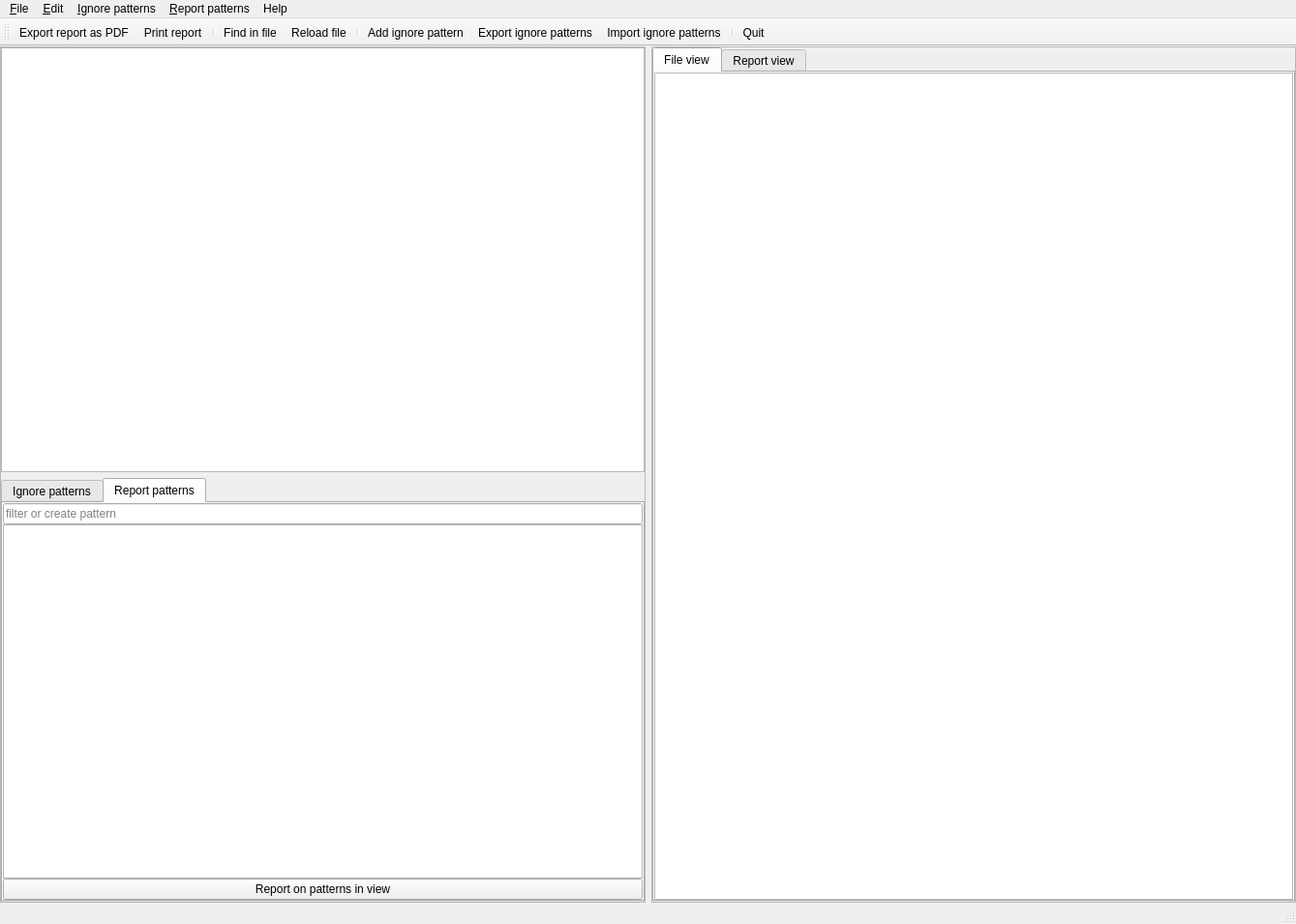
<?xml version="1.0" encoding="UTF-8"?>
<ui version="4.0">
 <class>MainWindow</class>
 <widget class="QMainWindow" name="MainWindow">
  <property name="geometry">
   <rect>
    <x>0</x>
    <y>0</y>
    <width>1339</width>
    <height>955</height>
   </rect>
  </property>
  <property name="windowTitle">
   <string>Log Analyzer</string>
  </property>
  <property name="windowIcon">
   <iconset resource="media.qrc">
    <normaloff>:/LogAnalyzer.svg</normaloff>:/LogAnalyzer.svg</iconset>
  </property>
  <widget class="QWidget" name="centralWidget">
   <layout class="QGridLayout" name="gridLayout">
    <property name="leftMargin">
     <number>0</number>
    </property>
    <property name="topMargin">
     <number>0</number>
    </property>
    <property name="rightMargin">
     <number>0</number>
    </property>
    <property name="bottomMargin">
     <number>0</number>
    </property>
    <item row="0" column="0">
     <widget class="QFrame" name="controlFrame">
      <property name="frameShape">
       <enum>QFrame::StyledPanel</enum>
      </property>
      <property name="frameShadow">
       <enum>QFrame::Raised</enum>
      </property>
      <layout class="QVBoxLayout" name="verticalLayout">
       <property name="leftMargin">
        <number>0</number>
       </property>
       <property name="topMargin">
        <number>0</number>
       </property>
       <property name="rightMargin">
        <number>0</number>
       </property>
       <property name="bottomMargin">
        <number>0</number>
       </property>
       <item>
        <widget class="QListWidget" name="fileListWidget">
         <property name="minimumSize">
          <size>
           <width>300</width>
           <height>0</height>
          </size>
         </property>
         <property name="toolTip">
          <string>drop log files here</string>
         </property>
         <property name="selectionMode">
          <enum>QAbstractItemView::ExtendedSelection</enum>
         </property>
        </widget>
       </item>
       <item>
        <widget class="QTabWidget" name="toolTabWidget">
         <property name="currentIndex">
          <number>1</number>
         </property>
         <widget class="QWidget" name="ignorePatternTab">
          <attribute name="title">
           <string>Ignore patterns</string>
          </attribute>
          <layout class="QGridLayout" name="gridLayout_3">
           <property name="leftMargin">
            <number>0</number>
           </property>
           <property name="topMargin">
            <number>0</number>
           </property>
           <property name="rightMargin">
            <number>0</number>
           </property>
           <property name="bottomMargin">
            <number>0</number>
           </property>
           <property name="verticalSpacing">
            <number>0</number>
           </property>
           <item row="1" column="0">
            <widget class="QListWidget" name="ignorePatternsListWidget">
             <property name="toolTip">
              <string>regular expressions are used here</string>
             </property>
             <property name="dragEnabled">
              <bool>true</bool>
             </property>
             <property name="dragDropMode">
              <enum>QAbstractItemView::InternalMove</enum>
             </property>
             <property name="alternatingRowColors">
              <bool>true</bool>
             </property>
             <property name="selectionMode">
              <enum>QAbstractItemView::ExtendedSelection</enum>
             </property>
             <property name="wordWrap">
              <bool>true</bool>
             </property>
            </widget>
           </item>
           <item row="0" column="0">
            <widget class="QLineEdit" name="ignorePatternFilterLineEdit">
             <property name="placeholderText">
              <string>filter or create pattern</string>
             </property>
            </widget>
           </item>
           <item row="2" column="0">
            <widget class="QPushButton" name="removeIgnoredPatternsButton">
             <property name="text">
              <string>Remove ignored patterns from text</string>
             </property>
             <property name="icon">
              <iconset theme="list-remove" resource="media.qrc">
               <normaloff>:/media/list-remove.svg</normaloff>:/media/list-remove.svg</iconset>
             </property>
            </widget>
           </item>
          </layout>
         </widget>
         <widget class="QWidget" name="reportPatternTab">
          <attribute name="title">
           <string>Report patterns</string>
          </attribute>
          <layout class="QGridLayout" name="gridLayout_4">
           <property name="leftMargin">
            <number>0</number>
           </property>
           <property name="topMargin">
            <number>0</number>
           </property>
           <property name="rightMargin">
            <number>0</number>
           </property>
           <property name="bottomMargin">
            <number>0</number>
           </property>
           <property name="verticalSpacing">
            <number>0</number>
           </property>
           <item row="0" column="0">
            <widget class="QLineEdit" name="reportPatternFilterLineEdit">
             <property name="placeholderText">
              <string>filter or create pattern</string>
             </property>
            </widget>
           </item>
           <item row="1" column="0">
            <widget class="QListWidget" name="reportPatternsListWidget">
             <property name="toolTip">
              <string>regular expressions are used here, use brackets to get mutliple lines of matches per expression</string>
             </property>
             <property name="dragEnabled">
              <bool>true</bool>
             </property>
             <property name="dragDropMode">
              <enum>QAbstractItemView::InternalMove</enum>
             </property>
             <property name="alternatingRowColors">
              <bool>true</bool>
             </property>
             <property name="selectionMode">
              <enum>QAbstractItemView::ExtendedSelection</enum>
             </property>
             <property name="wordWrap">
              <bool>true</bool>
             </property>
            </widget>
           </item>
           <item row="2" column="0">
            <widget class="QPushButton" name="reportPatternsButton">
             <property name="text">
              <string>Report on patterns in view</string>
             </property>
             <property name="icon">
              <iconset theme="edit-find" resource="media.qrc">
               <normaloff>:/media/edit-find.svg</normaloff>:/media/edit-find.svg</iconset>
             </property>
            </widget>
           </item>
          </layout>
         </widget>
        </widget>
       </item>
      </layout>
     </widget>
    </item>
    <item row="0" column="1">
     <widget class="QFrame" name="editFrame">
      <property name="frameShape">
       <enum>QFrame::StyledPanel</enum>
      </property>
      <property name="frameShadow">
       <enum>QFrame::Raised</enum>
      </property>
      <layout class="QGridLayout" name="gridLayout_2">
       <property name="leftMargin">
        <number>0</number>
       </property>
       <property name="topMargin">
        <number>0</number>
       </property>
       <property name="rightMargin">
        <number>0</number>
       </property>
       <property name="bottomMargin">
        <number>0</number>
       </property>
       <item row="0" column="0">
        <widget class="QTabWidget" name="viewTabWidget">
         <property name="currentIndex">
          <number>0</number>
         </property>
         <widget class="QWidget" name="fileViewTab">
          <attribute name="title">
           <string>File view</string>
          </attribute>
          <layout class="QGridLayout" name="gridLayout_5">
           <property name="leftMargin">
            <number>0</number>
           </property>
           <property name="topMargin">
            <number>0</number>
           </property>
           <property name="rightMargin">
            <number>0</number>
           </property>
           <property name="bottomMargin">
            <number>0</number>
           </property>
           <item row="0" column="0">
            <widget class="QPlainTextEdit" name="fileTextEdit">
             <property name="readOnly">
              <bool>true</bool>
             </property>
            </widget>
           </item>
          </layout>
         </widget>
         <widget class="QWidget" name="reportViewTab">
          <attribute name="title">
           <string>Report view</string>
          </attribute>
          <layout class="QGridLayout" name="gridLayout_6">
           <property name="leftMargin">
            <number>0</number>
           </property>
           <property name="topMargin">
            <number>0</number>
           </property>
           <property name="rightMargin">
            <number>0</number>
           </property>
           <property name="bottomMargin">
            <number>0</number>
           </property>
           <item row="0" column="0">
            <widget class="QTextEdit" name="reportTextEdit">
             <property name="readOnly">
              <bool>true</bool>
             </property>
             <property name="html">
              <string>&lt;!DOCTYPE HTML PUBLIC &quot;-//W3C//DTD HTML 4.0//EN&quot; &quot;http://www.w3.org/TR/REC-html40/strict.dtd&quot;&gt;
&lt;html&gt;&lt;head&gt;&lt;meta name=&quot;qrichtext&quot; content=&quot;1&quot; /&gt;&lt;style type=&quot;text/css&quot;&gt;
p, li { white-space: pre-wrap; }
&lt;/style&gt;&lt;/head&gt;&lt;body style=&quot; font-family:'Sans Serif'; font-size:9pt; font-weight:400; font-style:normal;&quot;&gt;
&lt;p style=&quot;-qt-paragraph-type:empty; margin-top:0px; margin-bottom:0px; margin-left:0px; margin-right:0px; -qt-block-indent:0; text-indent:0px;&quot;&gt;&lt;br /&gt;&lt;/p&gt;&lt;/body&gt;&lt;/html&gt;</string>
             </property>
            </widget>
           </item>
          </layout>
         </widget>
        </widget>
       </item>
      </layout>
     </widget>
    </item>
   </layout>
  </widget>
  <widget class="QMenuBar" name="menuBar">
   <property name="geometry">
    <rect>
     <x>0</x>
     <y>0</y>
     <width>1339</width>
     <height>28</height>
    </rect>
   </property>
   <widget class="QMenu" name="menuFile">
    <property name="title">
     <string>&amp;File</string>
    </property>
    <addaction name="action_Export_report_as_PDF"/>
    <addaction name="action_Print_report"/>
    <addaction name="separator"/>
    <addaction name="action_Quit"/>
   </widget>
   <widget class="QMenu" name="menuEdit">
    <property name="title">
     <string>&amp;Edit</string>
    </property>
    <addaction name="action_Find_in_file"/>
    <addaction name="action_Reload_file"/>
   </widget>
   <widget class="QMenu" name="menuIgnore_patterns">
    <property name="title">
     <string>&amp;Ignore patterns</string>
    </property>
    <addaction name="actionAdd_ignore_pattern"/>
    <addaction name="actionExport_ignore_patterns"/>
    <addaction name="actionImport_ignore_patterns"/>
   </widget>
   <widget class="QMenu" name="menu_Report_patterns">
    <property name="title">
     <string>&amp;Report patterns</string>
    </property>
    <addaction name="actionAdd_report_pattern"/>
    <addaction name="actionExport_report_patterns"/>
    <addaction name="actionImport_report_patterns"/>
   </widget>
   <widget class="QMenu" name="menuHelp">
    <property name="title">
     <string>Help</string>
    </property>
    <addaction name="actionShow_changelog"/>
    <addaction name="actionReport_issues"/>
    <addaction name="actionShow_releases"/>
   </widget>
   <addaction name="menuFile"/>
   <addaction name="menuEdit"/>
   <addaction name="menuIgnore_patterns"/>
   <addaction name="menu_Report_patterns"/>
   <addaction name="menuHelp"/>
  </widget>
  <widget class="QToolBar" name="mainToolBar">
   <attribute name="toolBarArea">
    <enum>TopToolBarArea</enum>
   </attribute>
   <attribute name="toolBarBreak">
    <bool>false</bool>
   </attribute>
   <addaction name="action_Export_report_as_PDF"/>
   <addaction name="action_Print_report"/>
   <addaction name="separator"/>
   <addaction name="action_Find_in_file"/>
   <addaction name="action_Reload_file"/>
   <addaction name="separator"/>
   <addaction name="actionAdd_ignore_pattern"/>
   <addaction name="actionExport_ignore_patterns"/>
   <addaction name="actionImport_ignore_patterns"/>
   <addaction name="separator"/>
   <addaction name="action_Quit"/>
  </widget>
  <widget class="QStatusBar" name="statusBar"/>
  <action name="action_Quit">
   <property name="icon">
    <iconset theme="application-exit" resource="media.qrc">
     <normaloff>:/media/application-exit.svg</normaloff>:/media/application-exit.svg</iconset>
   </property>
   <property name="text">
    <string>&amp;Quit</string>
   </property>
   <property name="shortcut">
    <string>Ctrl+Q</string>
   </property>
  </action>
  <action name="actionAdd_ignore_pattern">
   <property name="icon">
    <iconset theme="format-add-node" resource="media.qrc">
     <normaloff>:/media/format-add-node.svg</normaloff>:/media/format-add-node.svg</iconset>
   </property>
   <property name="text">
    <string>&amp;Add ignore pattern</string>
   </property>
   <property name="shortcut">
    <string>Ctrl+I</string>
   </property>
  </action>
  <action name="action_Find_in_file">
   <property name="icon">
    <iconset theme="edit-find" resource="media.qrc">
     <normaloff>:/media/edit-find.svg</normaloff>:/media/edit-find.svg</iconset>
   </property>
   <property name="text">
    <string>&amp;Find in file</string>
   </property>
   <property name="shortcut">
    <string>Ctrl+F</string>
   </property>
  </action>
  <action name="actionExport_ignore_patterns">
   <property name="icon">
    <iconset theme="document-export" resource="media.qrc">
     <normaloff>:/media/document-export.svg</normaloff>:/media/document-export.svg</iconset>
   </property>
   <property name="text">
    <string>&amp;Export ignore patterns</string>
   </property>
   <property name="shortcut">
    <string>Ctrl+Shift+E</string>
   </property>
  </action>
  <action name="actionImport_ignore_patterns">
   <property name="icon">
    <iconset theme="document-import" resource="media.qrc">
     <normaloff>:/media/document-import.svg</normaloff>:/media/document-import.svg</iconset>
   </property>
   <property name="text">
    <string>&amp;Import ignore patterns</string>
   </property>
   <property name="shortcut">
    <string>Ctrl+Shift+I</string>
   </property>
  </action>
  <action name="action_Reload_file">
   <property name="icon">
    <iconset theme="view-refresh" resource="media.qrc">
     <normaloff>:/media/view-refresh.svg</normaloff>:/media/view-refresh.svg</iconset>
   </property>
   <property name="text">
    <string>&amp;Reload file</string>
   </property>
   <property name="shortcut">
    <string>Ctrl+R</string>
   </property>
  </action>
  <action name="actionAdd_report_pattern">
   <property name="icon">
    <iconset theme="format-add-node" resource="media.qrc">
     <normaloff>:/media/format-add-node.svg</normaloff>:/media/format-add-node.svg</iconset>
   </property>
   <property name="text">
    <string>&amp;Add report pattern</string>
   </property>
   <property name="shortcut">
    <string>Ctrl+E</string>
   </property>
  </action>
  <action name="actionExport_report_patterns">
   <property name="icon">
    <iconset theme="document-export" resource="media.qrc">
     <normaloff>:/media/document-export.svg</normaloff>:/media/document-export.svg</iconset>
   </property>
   <property name="text">
    <string>&amp;Export report patterns</string>
   </property>
   <property name="shortcut">
    <string>Ctrl+Alt+E</string>
   </property>
  </action>
  <action name="actionImport_report_patterns">
   <property name="icon">
    <iconset theme="document-import" resource="media.qrc">
     <normaloff>:/media/document-import.svg</normaloff>:/media/document-import.svg</iconset>
   </property>
   <property name="text">
    <string>&amp;Import report patterns</string>
   </property>
   <property name="shortcut">
    <string>Ctrl+Alt+I</string>
   </property>
  </action>
  <action name="actionShow_changelog">
   <property name="icon">
    <iconset theme="text-x-changelog" resource="media.qrc">
     <normaloff>:/media/text-x-changelog.svg</normaloff>:/media/text-x-changelog.svg</iconset>
   </property>
   <property name="text">
    <string>Show &amp;changelog</string>
   </property>
  </action>
  <action name="actionReport_issues">
   <property name="icon">
    <iconset theme="face-smile" resource="media.qrc">
     <normaloff>:/media/face-smile.svg</normaloff>:/media/face-smile.svg</iconset>
   </property>
   <property name="text">
    <string>Report &amp;issues or ideas</string>
   </property>
  </action>
  <action name="actionShow_releases">
   <property name="icon">
    <iconset theme="svn-update" resource="media.qrc">
     <normaloff>:/media/svn-update.svg</normaloff>:/media/svn-update.svg</iconset>
   </property>
   <property name="text">
    <string>Show &amp;releases</string>
   </property>
  </action>
  <action name="action_Export_report_as_PDF">
   <property name="icon">
    <iconset theme="application-pdf" resource="media.qrc">
     <normaloff>:/media/application-pdf.svg</normaloff>:/media/application-pdf.svg</iconset>
   </property>
   <property name="text">
    <string>&amp;Export report as PDF</string>
   </property>
   <property name="shortcut">
    <string>Ctrl+P</string>
   </property>
  </action>
  <action name="action_Print_report">
   <property name="icon">
    <iconset theme="document-print" resource="media.qrc">
     <normaloff>:/media/document-print.svg</normaloff>:/media/document-print.svg</iconset>
   </property>
   <property name="text">
    <string>&amp;Print report</string>
   </property>
   <property name="shortcut">
    <string>Ctrl+Shift+P</string>
   </property>
  </action>
 </widget>
 <layoutdefault spacing="6" margin="11"/>
 <resources>
  <include location="media.qrc"/>
 </resources>
 <connections/>
</ui>
